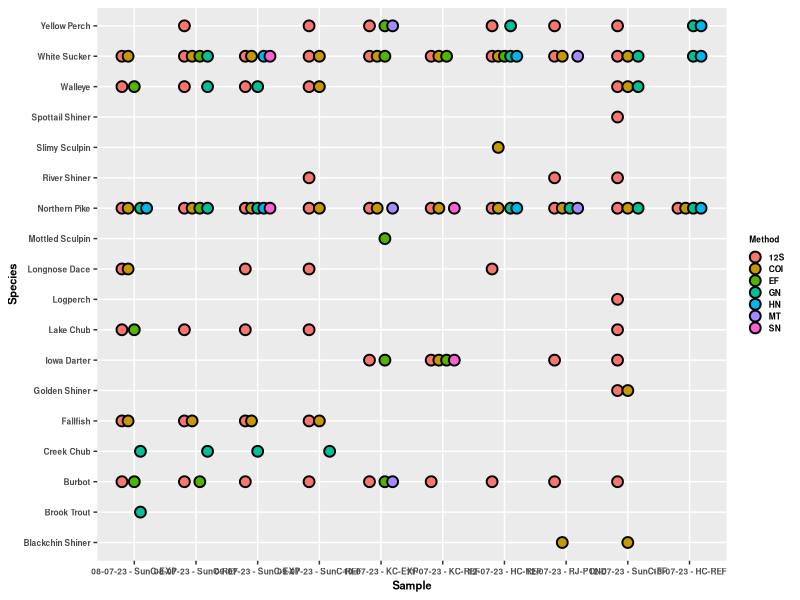
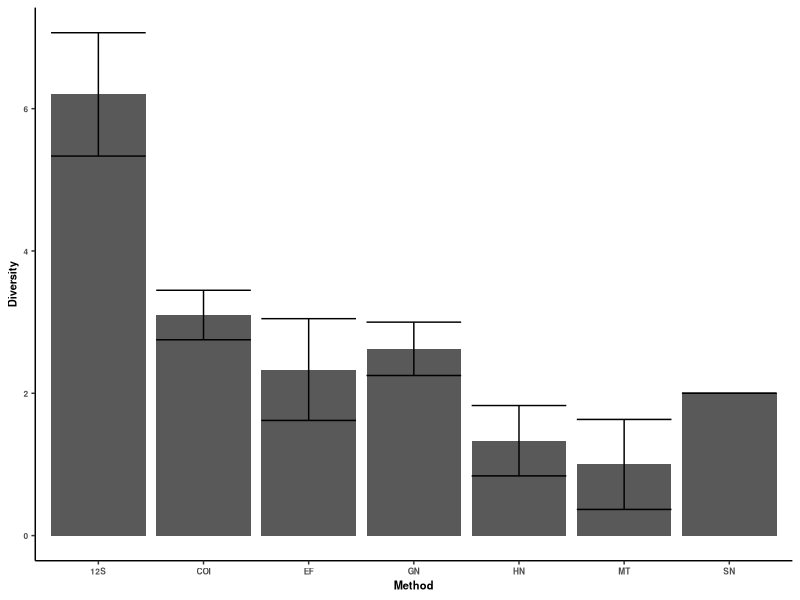

These figures' R source, in order: (Note: this script raises an error after producing the figures.)
# Diveristy 
library(tidyverse)
library(readxl)
library(plotrix)
S12<-read_excel("Data/12S Data.xlsx")
Trad<-read_excel("Data/Traditional Data.xlsx")
COI<-read_excel("Data/COI Data.xlsx")

S12$Method<-"12S"
COI$Method<-"COI"

Trad$variable<-Trad$Date_site
Trad$value<-Trad$Count
Trad<-subset(Trad, select=-c(Date_site,Count))
Trad$Cat<-"Conventional"
S12$Cat<-"eDNA"
COI$Cat<-"eDNA"
data1<-rbind(S12,COI, Trad)

data1 <- data1[data1$value >= 1, ]#
data1$value<-ifelse(data1$value>1,1,data1$value)

p1<-ggplot(data1,aes(variable, Species, group=Method, color =Method)) + 
  geom_point(aes(fill=Method), position=position_dodge(width=0.5),colour="black", shape=21,size=3,stroke=1)+
  labs(y="Species", x="Sample")+
  theme(legend.text =element_text(size = 6,face = "bold"))+
  theme(legend.key.size = unit(.2, 'cm')) + 
  theme(legend.title = element_text(size = 6,face = "bold"))+
  guides(colour = guide_legend(title = "Method",ncol = 1))+
  theme(axis.text.x = element_text(size=6,face="bold"))+
  theme(axis.title = element_text(size = 8,face="bold"))+
  theme(axis.text.y = element_text(size=6,face="bold"))

# Plot 2----
S12<-read_excel("Data/12S Data.xlsx")
Trad<-read_excel("Data/Traditional Data.xlsx")
COI<-read_excel("Data/COI Data.xlsx")

S12$Method<-"12S"
COI$Method<-"COI"

Trad$variable<-Trad$Date_site
Trad$value<-Trad$Count
Trad<-subset(Trad, select=-c(Date_site,Count))
Trad$Cat<-"Conventional"
S12$Cat<-"eDNA"
COI$Cat<-"eDNA"
data1<-rbind(S12,COI, Trad)

data1 <- data1[data1$value >= 1, ]#
data1$value<-ifelse(data1$value>1,1,data1$value)
f<-data1 %>%
  group_by(variable,Method) %>%
  summarise(Count= sum(value))
f$Sample<-f$variable
# We need to account for the days the sampling emthod was used but no fish were found 
sampling<-read_excel("Data/Detour Sampling.xlsx")
sampling$combined <- paste(sampling$Method, "-", sampling$Sample)
f$combined <- paste(f$Method, "-", f$Sample)
diff<-symdiff(f$combined,sampling$combined)

values_to_add <- c(diff)
# Values from symdiff
values_to_add <- c("HN - 08-07-23 - SunC-REF", 
                   "HN - 09-07-23 - SunC-REF",
                   "MT - 09-07-23 - SunC-REF",
                   "MT - 08-07-23 - SunC-EXP",
                   "MT - 11-07-23 - KC-REF",
                   "EF - 12-07-23 - SunC-FF")

# Extract Method and Sample
methods <-c("HN","HN","MT","MT","MT","EF")

samples <-c("08-07-23 - SunC-REF", 
            "09-07-23 - SunC-REF",
            "09-07-23 - SunC-REF",
            "08-07-23 - SunC-EXP",
            "11-07-23 - KC-REF",
            "12-07-23 - SunC-FF")

# Create new rows with Method and Sample
new_rows <- data.frame(variable = values_to_add,
                       Method = methods,
                       Count = 0,
                       Sample = samples,
                       combined = values_to_add)

# Append new rows to dataframe f
f <- rbind(f, new_rows)





p2<-ggplot(f, aes(x=factor(Method),Count))+
  geom_bar(stat="summary")+
  stat_summary(fun.data = mean_se,  
               geom = "errorbar") +
  labs(y="Diversity", x="Method")+
  theme_classic()+
  theme(legend.text =element_text(size = 6,face = "bold"))+
  theme(legend.key.size = unit(.2, 'cm')) + 
  theme(legend.title = element_text(size = 6,face = "bold"))+
  guides(colour = guide_legend(title = "Method",ncol = 1))+
  theme(axis.text.x = element_text(size=6,face="bold"))+
  theme(axis.title = element_text(size = 8,face="bold"))+
  theme(axis.text.y = element_text(size=6,face="bold"))


shapiro.test(f$Count) # Fail

pairwise.wilcox.test(f$Count,f$Method)

t<-f%>%
  group_by(Method) %>%
  summarise(mean= mean(Count), error= std.error(Count))
t







library(plotrix)
#### Plot 3----



S12<-read_excel("Data/12S Data.xlsx")
Trad<-read_excel("Data/Traditional Data.xlsx")
COI<-read_excel("Data/COI Data.xlsx")

S12$Method<-"12S"
COI$Method<-"COI"

Trad$variable<-Trad$Date_site
Trad$value<-Trad$Count
Trad<-subset(Trad, select=-c(Date_site,Count))
Trad$Cat<-"Conventional"
S12$Cat<-"eDNA"
COI$Cat<-"eDNA"
data1<-rbind(S12,COI)
data1$value<-ifelse(data1$value>1,1,data1$value)
data1<-data1[!duplicated(data1), ]
Trad$value<-ifelse(Trad$value>1,1,Trad$value)
Trad1<-Trad1[!duplicated(Trad1), ]

data1<-rbind(data1,Trad)
data1 <- data1[data1$value >= 1, ]#
data1$Value<-ifelse(data1$value>1,1,data1$value)
f<-data1 %>%
  group_by(Species,variable,Cat) %>%
  summarise(Count= sum(value))
f$Count<-ifelse(f$Count>1,1,f$Count)
f<-f%>%
  group_by(variable,Cat) %>%
  summarise(Count= sum(Count))

p3<-ggplot(f, aes(x=factor(Cat),Count))+
  geom_bar(stat="summary")+
  stat_summary(fun.data = mean_se,  
               geom = "errorbar") +
  labs(y="Diversity", x="Method")+
  theme_classic()+
  theme(legend.text =element_text(size = 6,face = "bold"))+
  theme(legend.key.size = unit(.2, 'cm')) + 
  theme(legend.title = element_text(size = 6,face = "bold"))+
  guides(colour = guide_legend(title = "Method",ncol = 1))+
  theme(axis.text.x = element_text(size=6,face="bold"))+
  theme(axis.title = element_text(size = 8,face="bold"))+
  theme(axis.text.y = element_text(size=6,face="bold"))



library(ggpubr)
p2_p3<-ggarrange(p3,p2, labels = c("B", "C"), font.label = list(size=10))
ggarrange(p1,p2_p3, labels = c("A"), ncol=1,font.label = list(size=10))

library(tidyverse)
library(plotrix)
t<-f%>%
  group_by(Cat) %>%
  summarise(mean= mean(Count), error= std.error(Count))
shapiro.test(f$Count) # Pass 
library(car)
leveneTest(f$Count,f$Cat) # Pass

a<-aov(f$Count~f$Cat)
summary(a)
TukeyHSD(a)
# Is there a way to only do species detected with that method ----
S12<-read_excel("Data/12S Data.xlsx")
Trad<-read_excel("Data/Traditional Data.xlsx")
COI<-read_excel("Data/COI Data.xlsx")

S12$Method<-"12S"
COI$Method<-"COI"

Trad$variable<-Trad$Date_site
Trad$value<-Trad$Count
Trad<-subset(Trad, select=-c(Date_site,Count))
Trad$Cat<-"Conventional"
S12$Cat<-"eDNA"
COI$Cat<-"eDNA"
data1<-rbind(S12,COI, Trad)

data1 <- data1[data1$value >= 1, ]#
data1$value<-ifelse(data1$value>1,1,data1$value)
f<-data1 %>%
  group_by(variable,Method, Species) %>%
  summarise(Count= sum(value))
f$Sample<-f$variable
f$Combo<-NA

f$Combo[f$variable=="08-07-23 - SunC-REF"] <- "EF,GN,HN"
f$Combo[f$variable=="09-07-23 - SunC-REF"] <- "GN,HN,MT"
f$Combo[f$variable=="08-07-23 - SunC-EXP"] <- "EF,GN,HN,MT"
f$Combo[f$variable=="10-07-23 - KC-EXP"] <- "EF,MT"
f$Combo[f$variable=="11-07-23 - KC-REF"] <- "EF,MT, SN"
f$Combo[f$variable=="12-07-23 - SunC-FF"] <- "EF,GN"
f$Combo[f$variable=="09-07-23 - SunC-EXP"] <- "GN,HN,SN"
f$Combo[f$variable=="12-07-23 - RJ-POND"] <- "GN,MT"
f$Combo[f$variable=="12-07-23 - HC-REF"] <- "EF,GN,HN"
f$Combo[f$variable=="13-07-23 - HC-REF"] <- "GN,HN"



f <- f %>%
  group_by(variable) %>%
  mutate(`Total Number of Methods used` = length(unique(unlist(strsplit(Combo, ",")))))





filtered_data <- f %>%
  group_by(Species, variable) %>%
  filter(n_distinct(Method) == 1)

filtered_data_mean<-filtered_data  %>%
  group_by(Method) %>%
  summarise(Count= sum(Count), 
            Average_Number_methods_used= mean(`Total Number of Methods used`))
  
  
  
  
  # The number of occurrences when a single method was the only method to detect that species
# Number of times a method was the only method to detect a species during a sample*Average number of methods used 
# Unique species detected/ Average number of methods used 
  
Species_Only_detcted_with_one_method<-ggplot(filtered_data_mean, aes(x=factor(Method),Count*Average_Number_methods_used))+
  geom_bar(stat="summary")+
  stat_summary(fun.data = mean_se,  
               geom = "errorbar") +
  labs(y="Weighted Uniqueness", x="Method")+
  theme_classic()+
  theme(legend.text =element_text(size = 6,face = "bold"))+
  theme(legend.key.size = unit(.2, 'cm')) + 
  theme(legend.title = element_text(size = 6,face = "bold"))+
  guides(colour = guide_legend(title = "Method",ncol = 1))+
  theme(axis.text.x = element_text(size=6,face="bold"))+
  theme(axis.title = element_text(size = 8,face="bold"))+
  theme(axis.text.y = element_text(size=6,face="bold"))
Species_Only_detcted_with_one_method

filtered_data_mean$Count*filtered_data_mean$Average_Number_methods_used


p2_p3<-ggarrange(p3,p2,Species_Only_detcted_with_one_method,nrow=1, labels = c("B", "C","D"), font.label = list(size=10))
ggarrange(p1,p2_p3, labels = c("A"), ncol=1,font.label = list(size=10))

# Plot 4----
S12<-read_excel("Data/12S Data.xlsx")
Trad<-read_excel("Data/Traditional Data.xlsx")
COI<-read_excel("Data/COI Data.xlsx")

S12$Method<-"12S"
COI$Method<-"COI"

Trad$variable<-Trad$Date_site
Trad$value<-Trad$Count
Trad<-subset(Trad, select=-c(Date_site,Count))
Trad$Cat<-"Conventional"
S12$Cat<-"eDNA"
COI$Cat<-"eDNA"
data1<-rbind(S12,COI, Trad)

data1 <- data1[data1$value >= 1, ]#
data1$value<-ifelse(data1$value>1,1,data1$value)
f<-data1 %>%
  group_by(variable,Method, Species) %>%
  summarise(Count= sum(value))

f$Sample<-f$variable
# We do not need to account for the days the sampling emthod was used but no fish were found becuase at every sample atleast one fish was captured from a combination prespective 
f$variable[f$variable=="08-07-23 - SunC-REF"] <- "EF,GN,HN"
f$variable[f$variable=="09-07-23 - SunC-REF"] <- "GN,HN,MT"
f$variable[f$variable=="08-07-23 - SunC-EXP"] <- "EF,GN,HN,MT"
f$variable[f$variable=="10-07-23 - KC-EXP"] <- "EF,MT"
f$variable[f$variable=="11-07-23 - KC-REF"] <- "EF,MT, SN"
f$variable[f$variable=="12-07-23 - SunC-FF"] <- "EF,GN"
f$variable[f$variable=="09-07-23 - SunC-EXP"] <- "GN,HN,SN"
f$variable[f$variable=="12-07-23 - RJ-POND"] <- "GN,MT"
f$variable[f$variable=="12-07-23 - HC-REF"] <- "EF,GN,HN"
f$variable[f$variable=="13-07-23 - HC-REF"] <- "GN,HN"
f<-f[!duplicated(f), ]

f<-f %>%
  group_by(variable, Sample) %>%
  summarise(Count= sum(Count))

p4<-ggplot(f, aes(x=factor(variable),Count))+
  geom_bar(stat="summary")+
  stat_summary(fun.data = mean_se,  
               geom = "errorbar") +
  labs(y="Diversity", x="Sample Technique")+
  theme_classic()+
  theme(legend.text =element_text(size = 6,face = "bold"))+
  theme(legend.key.size = unit(.2, 'cm')) + 
  theme(legend.title = element_text(size = 6,face = "bold"))+
  guides(colour = guide_legend(title = "Method",ncol = 1))+
  theme(axis.text.x = element_text(size=6,face="bold"))+
  theme(axis.title = element_text(size = 8,face="bold"))+
  theme(axis.text.y = element_text(size=6,face="bold"))
p4

